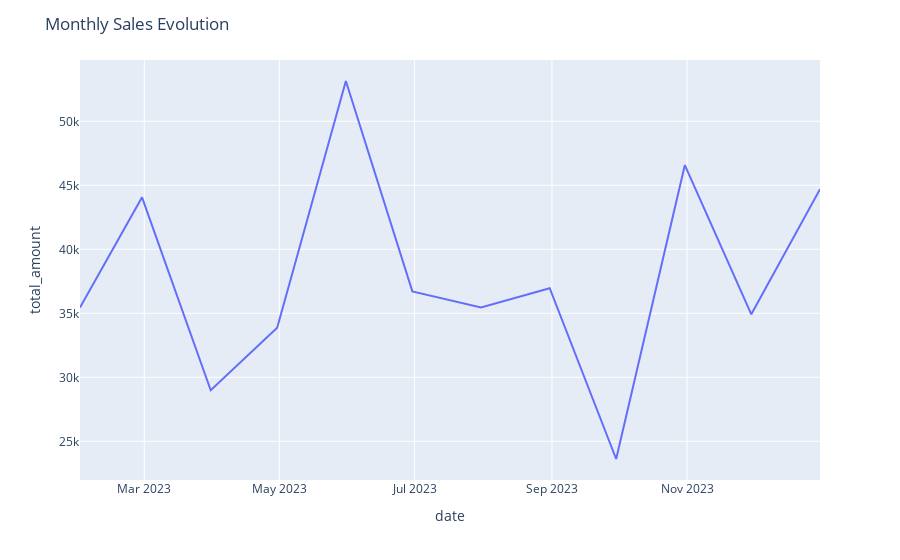

The code cell stored with this chart in its notebook:
### Code cell
# Plotting time series of the monthly total sales
fig = px.line(gral_monthly_sales, x='date', y='total_amount')
fig.update_layout(title='Monthly Sales Evolution')
fig.show()

### Figure 1 — Plotly figure (JSON) as saved in the notebook; plotly's stock layout.template omitted (floating-point values rounded to 4 significant figures)
{"data": [{"hovertemplate": "date=%{x}<br>total_amount=%{y}<extra></extra>", "legendgroup": "", "line": {"color": "#636efa", "dash": "solid"}, "marker": {"symbol": "circle"}, "mode": "lines", "name": "", "orientation": "v", "showlegend": false, "type": "scatter", "x": ["2023-01-31T00:00:00", "2023-02-28T00:00:00", "2023-03-31T00:00:00", "2023-04-30T00:00:00", "2023-05-31T00:00:00", "2023-06-30T00:00:00", "2023-07-31T00:00:00", "2023-08-31T00:00:00", "2023-09-30T00:00:00", "2023-10-31T00:00:00", "2023-11-30T00:00:00", "2023-12-31T00:00:00"], "xaxis": "x", "y": [35450, 44060, 28990, 33870, 53150, 36715, 35465, 36960, 23620, 46580, 34920, 44690], "yaxis": "y"}], "layout": {"legend": {"tracegroupgap": 0}, "margin": {"t": 60}, "title": {"text": "Monthly Sales Evolution"}, "xaxis": {"anchor": "y", "domain": [0, 1], "title": {"text": "date"}}, "yaxis": {"anchor": "x", "domain": [0, 1], "title": {"text": "total_amount"}}}}
